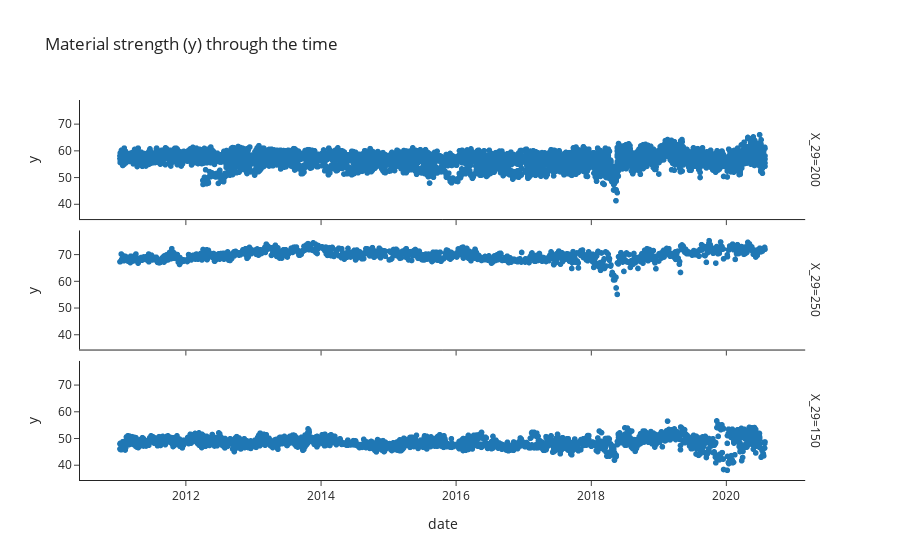

The notebook cell this image was saved under:
### Code cell
import plotly.express as px # separation of trends based on one category
fig = px.scatter(data, x='date', y='y', facet_row="X_29",
                 title="Material strength (y) through the time",
                 template="simple_white")
fig.show()

### Figure 1 — Plotly figure (JSON) as saved in the notebook; plotly's stock layout.template omitted (floating-point values rounded to 4 significant figures; data arrays with more than 128 entries replaced by an {"elided": "..."} marker saying what was removed)
{"data": [{"hovertemplate": "X_29=200<br>date=%{x}<br>y=%{y}<extra></extra>", "legendgroup": "", "marker": {"color": "#1F77B4", "symbol": "circle"}, "mode": "markers", "name": "", "showlegend": false, "type": "scattergl", "x": {"elided": "5646 str values"}, "xaxis": "x3", "y": {"elided": "5646 float values"}, "yaxis": "y3"}, {"hovertemplate": "X_29=250<br>date=%{x}<br>y=%{y}<extra></extra>", "legendgroup": "", "marker": {"color": "#1F77B4", "symbol": "circle"}, "mode": "markers", "name": "", "showlegend": false, "type": "scattergl", "x": {"elided": "966 str values"}, "xaxis": "x2", "y": {"elided": "966 float values"}, "yaxis": "y2"}, {"hovertemplate": "X_29=150<br>date=%{x}<br>y=%{y}<extra></extra>", "legendgroup": "", "marker": {"color": "#1F77B4", "symbol": "circle"}, "mode": "markers", "name": "", "showlegend": false, "type": "scattergl", "x": {"elided": "1888 str values"}, "xaxis": "x", "y": {"elided": "1888 float values"}, "yaxis": "y"}], "layout": {"annotations": [{"font": {}, "showarrow": false, "text": "X_29=150", "textangle": 90, "x": 0.98, "xanchor": "left", "xref": "paper", "y": 0.1567, "yanchor": "middle", "yref": "paper"}, {"font": {}, "showarrow": false, "text": "X_29=250", "textangle": 90, "x": 0.98, "xanchor": "left", "xref": "paper", "y": 0.5, "yanchor": "middle", "yref": "paper"}, {"font": {}, "showarrow": false, "text": "X_29=200", "textangle": 90, "x": 0.98, "xanchor": "left", "xref": "paper", "y": 0.8433, "yanchor": "middle", "yref": "paper"}], "legend": {"tracegroupgap": 0}, "title": {"text": "Material strength (y) through the time"}, "xaxis": {"anchor": "y", "domain": [0, 0.98], "title": {"text": "date"}}, "xaxis2": {"anchor": "y2", "domain": [0, 0.98], "matches": "x", "showticklabels": false}, "xaxis3": {"anchor": "y3", "domain": [0, 0.98], "matches": "x", "showticklabels": false}, "yaxis": {"anchor": "x", "domain": [0, 0.3133], "title": {"text": "y"}}, "yaxis2": {"anchor": "x2", "domain": [0.3433, 0.6567], "matches": "y", "title": {"text": "y"}}, "yaxis3": {"anchor": "x3", "domain": [0.6867, 1.0], "matches": "y", "title": {"text": "y"}}}}
